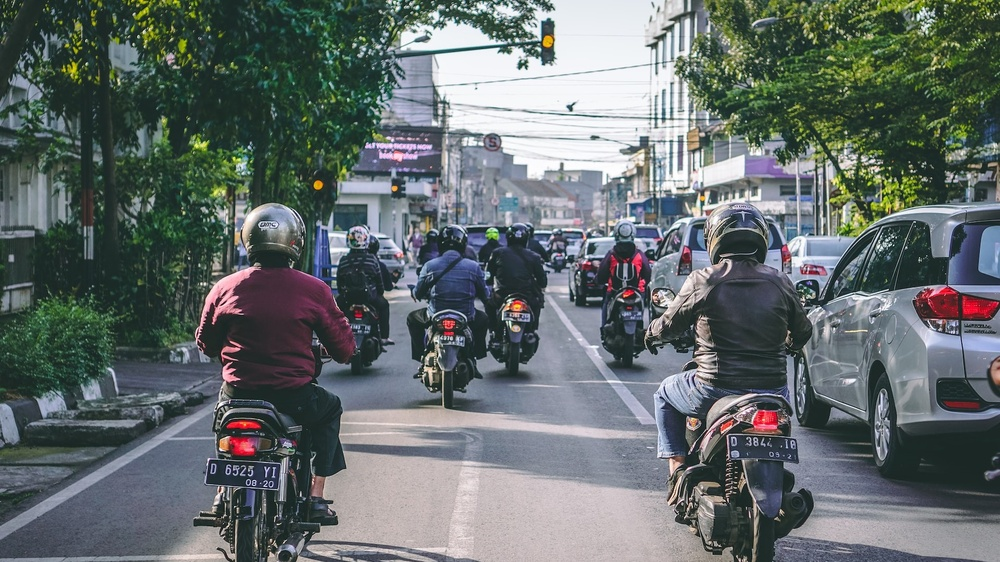
#> input picture Sample/1.jpg, 1000 x 562 px, shrunk from 1920 x 1080 before the run
$ python -i colorRecog.py   (imports and definitions only)
#> lines starting #> are read from the running program, lines starting #| are printed output that depends on the picture; after the words box and inside, x2 and y2 are one past the last pixel; in counts of white or black regions, pixels touching at a corner belong together
from numpy import array, ndarray
from cv2 import cvtColor, inRange, countNonZero
from torch import ceil, floor, Tensor

def maskColor (frame_area:ndarray, validateYellow:bool=False):
   maskRed     = inRange(frame_area, array([  0,100,100]), array([ 10,255,255]))
   maskRed    += inRange(frame_area, array([160,100,100]), array([179,255,255]))

   if validateYellow:
      maskYellow = maskRed + inRange(frame_area, array([ 10,100,100]), array([ 40,255,255]))
      yellow = countNonZero(maskYellow)
      return yellow

   else:
      maskYellow = inRange(frame_area, array([ 10,100,100]), array([ 40,255,255]))
      maskGreen  = inRange(frame_area, array([ 40,100,100]), array([ 80,255,255]))
      red      = countNonZero(maskRed)
      yellow   = countNonZero(maskYellow)
      green    = countNonZero(maskGreen)

      return (red, yellow, green)
   pass

def validateYellow (cropped_frame:ndarray) -> bool:
   dim = list(cropped_frame.shape[:2])
   cen = (round(dim[0]/2),round(dim[1]/2))

   crop = lambda frm, cen, dim: frm[cen[0]-dim[0]//2:cen[0]+dim[0]//2, cen[1]-dim[1]//2:cen[1]+dim[1]//2]

   if dim[0]>dim[1]: dim[0] = dim[0]//4   # Vertical Traffic Light
   else: dim[1] = dim[1]//4               # Horizontal Traffic Light

   yellow_light = crop(cropped_frame, cen, dim)

   if maskColor(yellow_light, validateYellow=True)>50: return True
   else: return False


# [44 lines left out: functions recognize_color, chooseOne, not called in this run]

>>> import cv2
>>> picture = cv2.imread('../Sample/1.jpg')
#> picture is the input picture: shape (562, 1000, 3); mean B, G, R 108.1, 108.5, 100
>>> result = validateYellow(picture)
#> in validateYellow, `yellow_light = crop(cropped_frame, cen, dim)`:
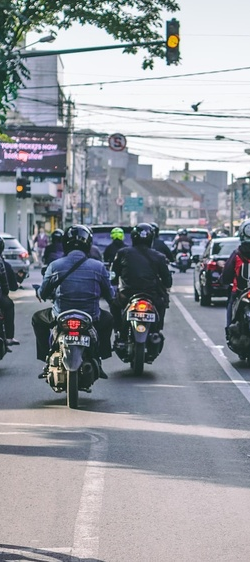
#> yellow_light: shape (562, 250, 3); mean B, G, R 159.2, 152, 148
#> in maskColor, `maskRed     = inRange(frame_area, array([  0,100,100]), array([ 10,255..`:
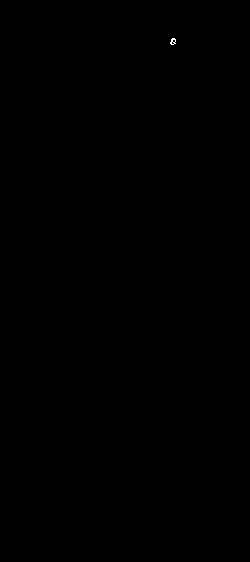
#> maskRed: shape (562, 250); 0.02% white in thin lines or dots, all inside (x1, y1, x2, y2) = (170, 38, 176, 45)
#> in maskColor, `maskRed    += inRange(frame_area, array([160,100,100]), array([179,255..`:
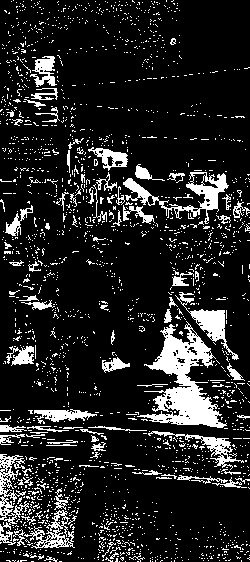
#> maskRed: shape (562, 250); 14.3% white; 2089 white regions (1996 under 20 px), largest, box (x1, y1, x2, y2) and area: (137, 321, 227, 428) 3739, (123, 172, 229, 224) 1350, (0, 454, 29, 545) 950
#> in maskColor, `yellow = countNonZero(maskYellow)`: yellow = 20145
#> result = True
